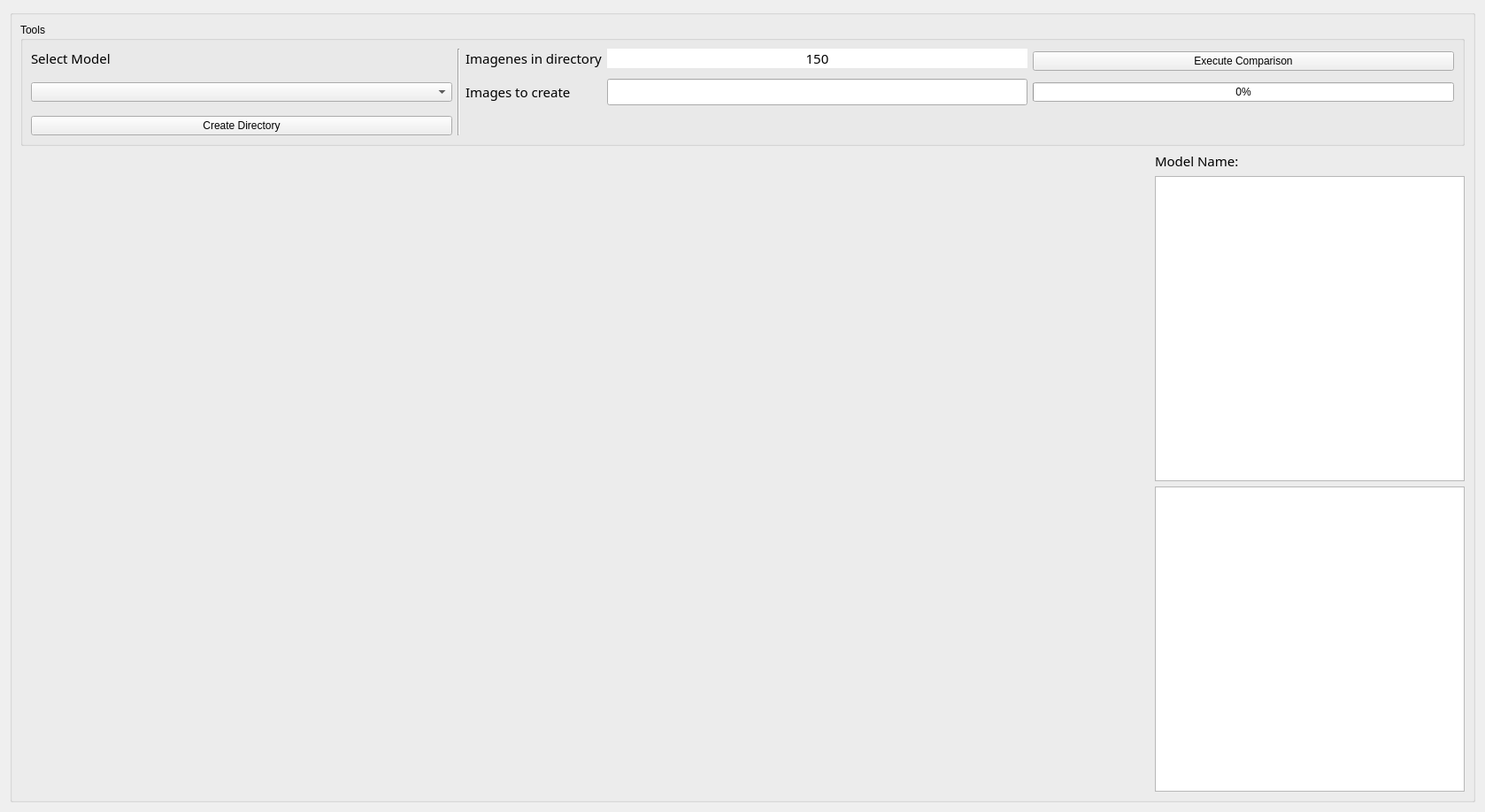
<?xml version="1.0" encoding="UTF-8"?>
<ui version="4.0">
 <class>Form</class>
 <widget class="QWidget" name="Form">
  <property name="geometry">
   <rect>
    <x>0</x>
    <y>0</y>
    <width>1678</width>
    <height>918</height>
   </rect>
  </property>
  <property name="windowTitle">
   <string>Form</string>
  </property>
  <layout class="QGridLayout" name="gridLayout_2">
   <item row="0" column="0">
    <widget class="QGroupBox" name="groupBox">
     <property name="title">
      <string/>
     </property>
     <layout class="QGridLayout" name="gridLayout">
      <item row="2" column="0" rowspan="2">
       <widget class="QLabel" name="lbl_screen">
        <property name="text">
         <string/>
        </property>
        <property name="alignment">
         <set>Qt::AlignCenter</set>
        </property>
       </widget>
      </item>
      <item row="2" column="1">
       <widget class="QTreeView" name="tree_golden_images">
        <property name="sizePolicy">
         <sizepolicy hsizetype="Fixed" vsizetype="Expanding">
          <horstretch>0</horstretch>
          <verstretch>0</verstretch>
         </sizepolicy>
        </property>
        <property name="minimumSize">
         <size>
          <width>350</width>
          <height>0</height>
         </size>
        </property>
        <property name="styleSheet">
         <string notr="true"/>
        </property>
       </widget>
      </item>
      <item row="3" column="1">
       <widget class="QTreeView" name="tree_result_images">
        <property name="sizePolicy">
         <sizepolicy hsizetype="Fixed" vsizetype="Expanding">
          <horstretch>0</horstretch>
          <verstretch>0</verstretch>
         </sizepolicy>
        </property>
        <property name="minimumSize">
         <size>
          <width>350</width>
          <height>0</height>
         </size>
        </property>
       </widget>
      </item>
      <item row="1" column="1">
       <widget class="QLabel" name="lbl_model_name">
        <property name="font">
         <font>
          <family>Century Gothic</family>
          <pointsize>11</pointsize>
         </font>
        </property>
        <property name="text">
         <string>Model Name:</string>
        </property>
       </widget>
      </item>
      <item row="0" column="0" colspan="2">
       <widget class="QGroupBox" name="groupBox_2">
        <property name="title">
         <string>Tools</string>
        </property>
        <layout class="QGridLayout" name="gridLayout_3">
         <item row="0" column="5" rowspan="2">
          <widget class="QPushButton" name="btn_execute">
           <property name="sizePolicy">
            <sizepolicy hsizetype="MinimumExpanding" vsizetype="Fixed">
             <horstretch>0</horstretch>
             <verstretch>0</verstretch>
            </sizepolicy>
           </property>
           <property name="text">
            <string>Execute Comparison</string>
           </property>
          </widget>
         </item>
         <item row="0" column="0">
          <widget class="QLabel" name="label">
           <property name="font">
            <font>
             <family>Century Gothic</family>
             <pointsize>11</pointsize>
            </font>
           </property>
           <property name="text">
            <string>Select Model</string>
           </property>
          </widget>
         </item>
         <item row="0" column="3">
          <widget class="QLabel" name="label_2">
           <property name="font">
            <font>
             <family>Century Gothic</family>
             <pointsize>11</pointsize>
            </font>
           </property>
           <property name="text">
            <string>Imagenes in directory</string>
           </property>
          </widget>
         </item>
         <item row="0" column="2" rowspan="5">
          <widget class="Line" name="line">
           <property name="orientation">
            <enum>Qt::Vertical</enum>
           </property>
          </widget>
         </item>
         <item row="0" column="4">
          <widget class="QLabel" name="lbl_quantity">
           <property name="sizePolicy">
            <sizepolicy hsizetype="Expanding" vsizetype="Preferred">
             <horstretch>0</horstretch>
             <verstretch>0</verstretch>
            </sizepolicy>
           </property>
           <property name="font">
            <font>
             <family>Century Gothic</family>
             <pointsize>11</pointsize>
            </font>
           </property>
           <property name="styleSheet">
            <string notr="true">background-color: rgb(255, 255, 255);</string>
           </property>
           <property name="text">
            <string>150</string>
           </property>
           <property name="alignment">
            <set>Qt::AlignCenter</set>
           </property>
          </widget>
         </item>
         <item row="4" column="0">
          <widget class="QPushButton" name="btn_create_directory">
           <property name="sizePolicy">
            <sizepolicy hsizetype="MinimumExpanding" vsizetype="Fixed">
             <horstretch>0</horstretch>
             <verstretch>0</verstretch>
            </sizepolicy>
           </property>
           <property name="text">
            <string>Create Directory</string>
           </property>
          </widget>
         </item>
         <item row="2" column="4">
          <widget class="QLineEdit" name="text_images_to_create">
           <property name="sizePolicy">
            <sizepolicy hsizetype="Expanding" vsizetype="Fixed">
             <horstretch>0</horstretch>
             <verstretch>0</verstretch>
            </sizepolicy>
           </property>
           <property name="font">
            <font>
             <family>Century Gothic</family>
             <pointsize>11</pointsize>
            </font>
           </property>
           <property name="alignment">
            <set>Qt::AlignCenter</set>
           </property>
          </widget>
         </item>
         <item row="2" column="3">
          <widget class="QLabel" name="label_3">
           <property name="font">
            <font>
             <family>Century Gothic</family>
             <pointsize>11</pointsize>
            </font>
           </property>
           <property name="text">
            <string>Images to create</string>
           </property>
          </widget>
         </item>
         <item row="2" column="5">
          <widget class="QProgressBar" name="progressBar_images">
           <property name="sizePolicy">
            <sizepolicy hsizetype="Expanding" vsizetype="Fixed">
             <horstretch>0</horstretch>
             <verstretch>0</verstretch>
            </sizepolicy>
           </property>
           <property name="value">
            <number>0</number>
           </property>
           <property name="alignment">
            <set>Qt::AlignCenter</set>
           </property>
          </widget>
         </item>
         <item row="2" column="0">
          <widget class="QComboBox" name="cbo_model">
           <property name="sizePolicy">
            <sizepolicy hsizetype="Expanding" vsizetype="Fixed">
             <horstretch>0</horstretch>
             <verstretch>0</verstretch>
            </sizepolicy>
           </property>
          </widget>
         </item>
        </layout>
       </widget>
      </item>
     </layout>
    </widget>
   </item>
  </layout>
 </widget>
 <resources/>
 <connections/>
</ui>
